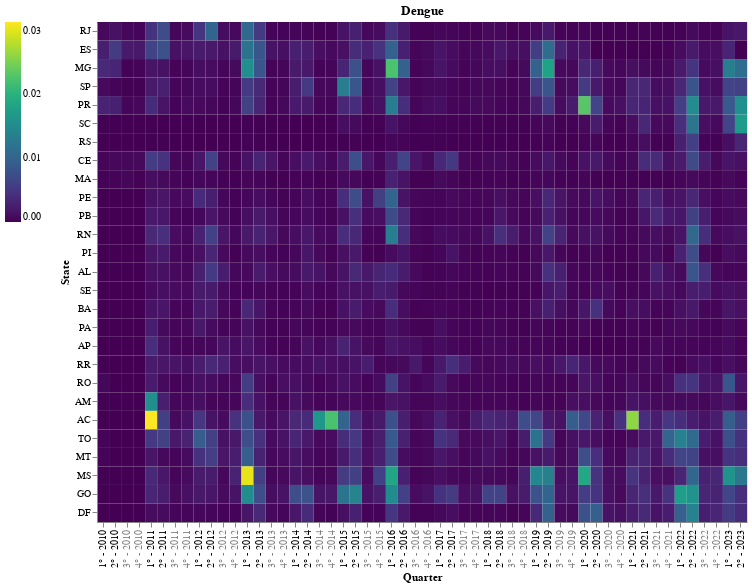

Notebook code cell kept with this figure:
### Code cell
fig = plot_heatmap_single(agravo = 'dengue')

fig

### Figure 1 — Vega-Lite specification as saved in the notebook (floating-point values rounded to 4 significant figures; data arrays with more than 128 entries replaced by an {"elided": "..."} marker saying what was removed)
{"config": {"view": {"continuousWidth": 300, "continuousHeight": 300}}, "data": {"name": "data-4cef35677c0b7f1e94e7febfc1eae24d"}, "mark": {"type": "rect", "filled": true}, "encoding": {"color": {"condition": {"param": "param_2", "field": "inc", "legend": {"direction": "vertical", "legendY": 30, "orient": "left", "title": null}, "scale": {"scheme": "viridis"}, "type": "quantitative"}, "value": "lightgray"}, "tooltip": [{"field": "trimestre-tick", "title": "Quarter", "type": "nominal"}, {"field": "inc", "title": "Incidence by 100k notified", "type": "quantitative"}], "x": {"axis": {"labelColor": {"condition": {"test": "datum.value[0] < 3", "value": "black"}, "value": "grey"}}, "field": "trimestre-tick", "sort": {"field": "trimestre", "order": "ascending"}, "title": "Quarter", "type": "nominal"}, "y": {"field": "UF", "sort": {"field": "order", "order": "ascending"}, "title": "State", "type": "nominal"}}, "height": 500, "params": [{"name": "param_2", "select": {"type": "point", "fields": ["regiao"]}, "bind": {"input": "radio", "options": [null, "Sudeste", "Sul", "Nordeste", "Norte", "Centro-Oeste"], "labels": ["All"], "name": "Selecione"}}], "title": "Dengue", "width": 650, "$schema": "https://vega.github.io/schema/vega-lite/v5.8.0.json", "datasets": {"data-4cef35677c0b7f1e94e7febfc1eae24d": {"elided": "1458 records"}}}
